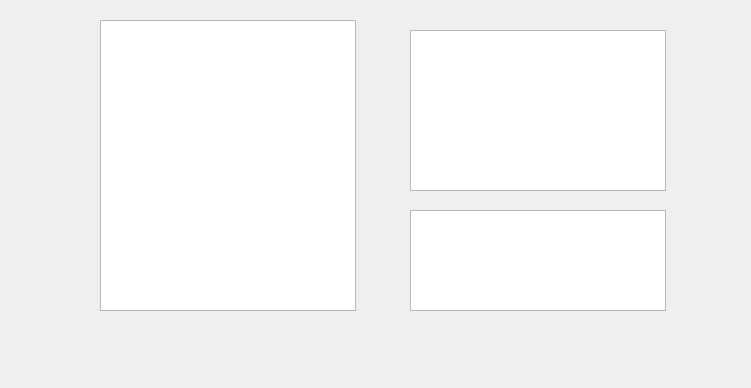
<?xml version="1.0" encoding="UTF-8"?>
<ui version="4.0">
 <class>FileDialog</class>
 <widget class="QDialog" name="FileDialog">
  <property name="geometry">
   <rect>
    <x>0</x>
    <y>0</y>
    <width>751</width>
    <height>388</height>
   </rect>
  </property>
  <property name="windowTitle">
   <string>Dialogmodel</string>
  </property>
  <property name="windowIcon">
   <iconset>
    <normaloff>C:/Users/TaoLiu/Downloads/文档.png</normaloff>C:/Users/TaoLiu/Downloads/文档.png</iconset>
  </property>
  <widget class="QTreeView" name="treeView">
   <property name="geometry">
    <rect>
     <x>100</x>
     <y>20</y>
     <width>256</width>
     <height>291</height>
    </rect>
   </property>
  </widget>
  <widget class="QListView" name="listView">
   <property name="geometry">
    <rect>
     <x>410</x>
     <y>30</y>
     <width>256</width>
     <height>161</height>
    </rect>
   </property>
  </widget>
  <widget class="QTableView" name="tableView">
   <property name="geometry">
    <rect>
     <x>410</x>
     <y>210</y>
     <width>256</width>
     <height>101</height>
    </rect>
   </property>
  </widget>
 </widget>
 <resources/>
 <connections/>
</ui>
